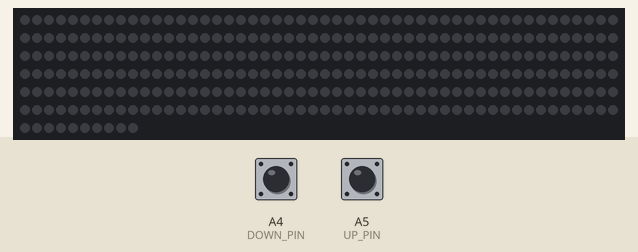
Simulated run of this program. Board: Teensy 4. Shown: 310 RGB LEDs in strip order, left to right, continuing on the next row. Inputs (shaded band) come from the test bench; at power-on: A4 (DOWN_PIN) LOW, A5 (UP_PIN) LOW. Dim RGB values are drawn brighter than linear.

Above: at 1.2 s.
1.3 s: A4 (DOWN_PIN) pulled HIGH for 0.15 s
At 2.36 s:
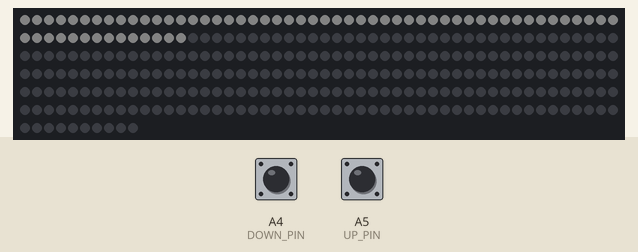
At 6.5 s:
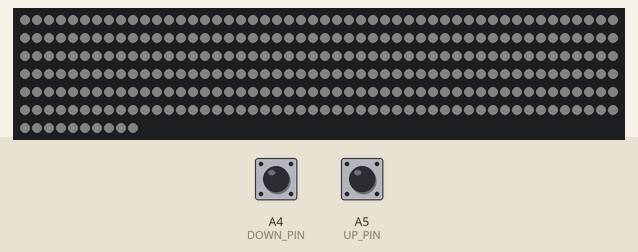
Timing chart, 0 to 8.0 s (numbered marks = the images above; inputs shaded):
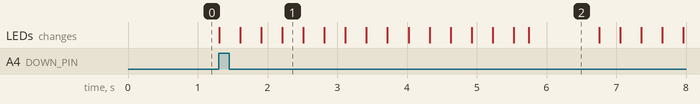

The program:

main.cpp
```cpp
#include <Arduino.h>
#include <FastLED.h>

#define DOWN_PIN   18
#define UP_PIN     19

#define RGB_PIN              4
#define RGB_LED_NUM          310
#define BRIGHTNESS           30
#define CHIP_SET             WS2812B
#define COLOR_CODE           GRB
#define TURN_ON_DELAY_SPEED  5

CRGB LEDs[RGB_LED_NUM];

void lightUpLEDs(int numLEDs);
void offUpLEDs(int numLEDs);
void lightDownLEDs(int numLEDs);
void offDownLEDs(int numLEDs);
void turnOffLEDs(void);

void setup() {
  pinMode(DOWN_PIN, INPUT);
  pinMode(UP_PIN, INPUT);

  FastLED.addLeds<CHIP_SET, RGB_PIN, COLOR_CODE>(LEDs, RGB_LED_NUM);
  FastLED.setBrightness(BRIGHTNESS);
  FastLED.setMaxPowerInVoltsAndMilliamps(5, 500);
  FastLED.clear();
  FastLED.show();
}

void loop() {
  if (digitalRead(UP_PIN)) {
    lightUpLEDs(RGB_LED_NUM);

    delay(1000);

    while (digitalRead(UP_PIN) || digitalRead(DOWN_PIN)) {}

    offUpLEDs(RGB_LED_NUM);
  }

  if (digitalRead(DOWN_PIN)) {
    lightDownLEDs(RGB_LED_NUM);

    delay(1000);

    while (digitalRead(DOWN_PIN) || digitalRead(UP_PIN)) {}

    offDownLEDs(RGB_LED_NUM);
  }
}

void lightDownLEDs(int numLEDs) {
  for (int i = 0; i < numLEDs; i++) {
    LEDs[i] = CRGB(50, 50, 50); // Set the color to grey
    FastLED.show();
    delay(TURN_ON_DELAY_SPEED);
  }
}

void offDownLEDs(int numLEDs) {
  for (int i = 0; i < numLEDs; i++) {
    LEDs[i] = CRGB(0, 0, 0); // Set the led off
    FastLED.show();
    delay(TURN_ON_DELAY_SPEED);
  }
}

void lightUpLEDs(int numLEDs) {
  for (int i = numLEDs-1; i > -1; i--) {
    LEDs[i] = CRGB(50, 50, 50); // Set the color to grey
    FastLED.show();
    delay(TURN_ON_DELAY_SPEED);
  }
}

void offUpLEDs(int numLEDs) {
  for (int i = numLEDs-1; i > -1; i--) {
    LEDs[i] = CRGB(0, 0, 0); // Set the led off
    FastLED.show();
    delay(TURN_ON_DELAY_SPEED);
  }
}

void turnOffLEDs() {
  for (int i = 0; i < RGB_LED_NUM; i++) {
    LEDs[i] = CRGB(0, 0, 0); // Set the LED off
  }
  FastLED.show();
}
```

Measured:
- after the input at 1.3 s, the LEDs: first change at once (image 1 shows a later state)
